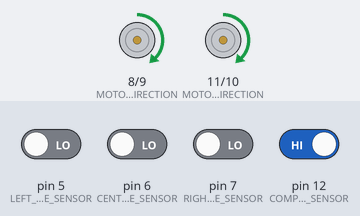
The sketch below on a simulated Arduino Uno, built with avr-gcc and run on an emulated ATmega328P. Shown: direction and speed pins drawn as motors (green arrow = direction pin HIGH = forward, orange = LOW = backward, longer = more drive). The inputs (shaded band) are chosen by the test bench; at power-on: pin 12 (COMPACT_PROXIMITY_SENSOR) HIGH, pin 5 (LEFT_LINE_SENSOR), pin 6 (CENTER_LINE_SENSOR), pin 7 (RIGHT_LINE_SENSOR) LOW.

Above: at 1.22 s.
1.5 s: pin 5 (LEFT_LINE_SENSOR) driven HIGH
4.5 s: pin 5 (LEFT_LINE_SENSOR) driven LOW
7.5 s: pin 12 (COMPACT_PROXIMITY_SENSOR) driven LOW
At 7.5 s:
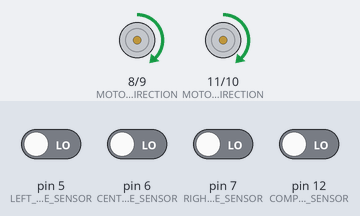
9.0 s: pin 6 (CENTER_LINE_SENSOR) driven HIGH
At 11.9 s:
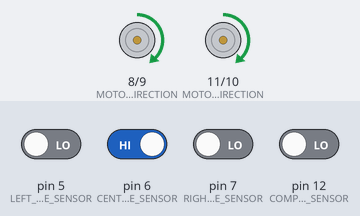
12.0 s: pin 6 (CENTER_LINE_SENSOR) driven LOW
At 13.1 s:
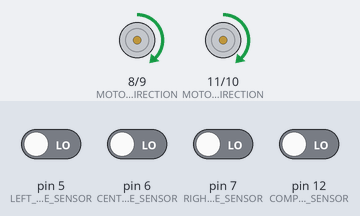
Timing chart, 0 to 14.5 s (numbered marks = the images above; inputs shaded):
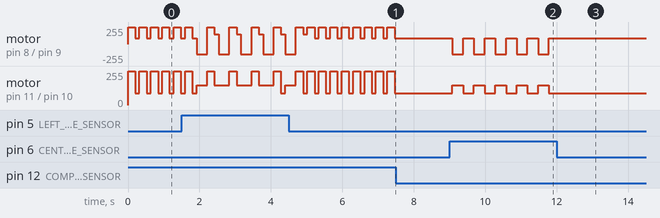

Measured:
- after the input at 7.5 s, motor on pin 8 (MOTOR_1_DIRECTION) / pin 9 (MOTOR_1_SPEED), motor on pin 11 (MOTOR_2_DIRECTION) / pin 10 (MOTOR_2_SPEED): stops changing and stays forward 90/255
- after the input at 9.0 s, motor on pin 8 (MOTOR_1_DIRECTION) / pin 9 (MOTOR_1_SPEED): alternates backward 150/255 for 0.30 s and forward 90/255 for 0.30 s, starting after 0.08 s; motor on pin 11 (MOTOR_2_DIRECTION) / pin 10 (MOTOR_2_SPEED): alternates forward 150/255 for 0.30 s and forward 90/255 for 0.30 s, starting after 0.08 s
- after the input at 12.0 s, motor on pin 8 (MOTOR_1_DIRECTION) / pin 9 (MOTOR_1_SPEED), motor on pin 11 (MOTOR_2_DIRECTION) / pin 10 (MOTOR_2_SPEED): stops changing and stays forward 90/255
- by itself, motor on pin 11 (MOTOR_2_DIRECTION) / pin 10 (MOTOR_2_SPEED): alternates forward 255/255 for 0.20 s and forward 90/255 for 0.12 s

The sketch:

SUMOPROX.ino
```cpp
//*********************************************//
//                   MINIBOT                   //
//                  SUMOPROX                   //
//                                             //
// This programs a sumobot with built in line  //
//  sensor to avoid lines and stay in a ring.  //
//     It also has a proximity sensor that     //
// tells the bot to bump the target but avoids //
//          the ring if detected.              //
//               Codes by:                     //
//        e-Gizmo Mechatronix Central          //
//         Taft, Manila, Philippines           //
//           http://www.egizmo.com             //
//                May 15,2016                  //
//*********************************************//

// INITIALIZATION:
#define COMPACT_PROXIMITY_SENSOR 12       // compact proximity sensor
#define MOTOR_1_DIRECTION         8       // Motor control HIGH = FWD, LOW = BWD
#define MOTOR_1_SPEED             9       // Speed input
#define MOTOR_2_SPEED            10       // Speed input
#define MOTOR_2_DIRECTION        11       // Motor control HIGH = FWD, LOW = BWD

#define LEFT_LINE_SENSOR          5       // Line sensor left
#define CENTER_LINE_SENSOR        6       // Line sensor center
#define RIGHT_LINE_SENSOR         7       // Line sensor right

// VARIABLES
int speed;
int BUMP_SPEED = 255;              // bump the opponent speed
int SAFE_SPEED = 90;               // Neutral speed
int PAUSE = 200;
int TIMER = 10;
int LINER = 0;

// INPUTS AND OUTPUTS
void setup() {
  Serial.begin(9600);

  // DEFAULT PINS OF THE MOTOR DRIVER (8,9,10,11)
  pinMode(MOTOR_1_DIRECTION, OUTPUT);
  pinMode(MOTOR_1_SPEED, OUTPUT);
  pinMode(MOTOR_2_SPEED, OUTPUT);
  pinMode(MOTOR_2_DIRECTION, OUTPUT);

  pinMode(LEFT_LINE_SENSOR, INPUT);
  pinMode(CENTER_LINE_SENSOR, INPUT);
  pinMode(RIGHT_LINE_SENSOR, INPUT);

  pinMode(COMPACT_PROXIMITY_SENSOR,INPUT);
  digitalWrite(COMPACT_PROXIMITY_SENSOR, HIGH);
}
// MAIN PROGRAM
void loop()
{
  int LINE_SENSE_LEFT =      digitalRead(LEFT_LINE_SENSOR);
  int LINE_SENSE_CENTER =    digitalRead(CENTER_LINE_SENSOR);
  int LINE_SENSE_RIGHT =     digitalRead(RIGHT_LINE_SENSOR);
  int PROXIMITY_SENSE =      digitalRead(COMPACT_PROXIMITY_SENSOR);

  // IF THERE IS AN OPPONENT,BUMP IT
  if(PROXIMITY_SENSE == 1)
  {
    BUMP_THE_OPPONENTS();
    delay(PAUSE);
    SAFE_DRIVE();
    delay(20);
  }

  if((LINE_SENSE_LEFT == 1 || LINE_SENSE_CENTER == 1) || LINE_SENSE_RIGHT == 1)
  {
    ROTATE();
    delay(PAUSE);
  }
  // IF ALL SENSORS DETECTS NOTHING
  if(PROXIMITY_SENSE == 0 && LINER == 0)
  {
    SAFE_DRIVE();
    delay(PAUSE);
  }

  if(PROXIMITY_SENSE == 0 && LINER == 1)
  {
    ROTATE();
    delay(PAUSE);
  }
}

// PRESET FUNCTIONS
void SAFE_DRIVE()
{
  digitalWrite(MOTOR_1_DIRECTION, HIGH);
  digitalWrite(MOTOR_2_DIRECTION, HIGH);

  analogWrite(MOTOR_1_SPEED, SAFE_SPEED);
  analogWrite(MOTOR_2_SPEED, SAFE_SPEED);
  delay(100);
  TIMER--;
}

void WIGGLE()
{
  digitalWrite(MOTOR_1_DIRECTION,LOW);
  digitalWrite(MOTOR_1_SPEED,HIGH);
  digitalWrite(MOTOR_2_SPEED,HIGH);
  digitalWrite(MOTOR_2_DIRECTION,HIGH);
  delay(200);
  digitalWrite(MOTOR_1_DIRECTION,HIGH);
  digitalWrite(MOTOR_1_SPEED,HIGH);
  digitalWrite(MOTOR_2_SPEED,HIGH);
  digitalWrite(MOTOR_2_DIRECTION,LOW);
  delay(200);
  digitalWrite(MOTOR_1_DIRECTION,LOW);
  digitalWrite(MOTOR_1_SPEED,LOW);
  digitalWrite(MOTOR_2_SPEED,LOW);
  digitalWrite(MOTOR_2_DIRECTION,LOW);

}

void ROTATE()
{
  digitalWrite(MOTOR_1_DIRECTION,LOW);
  digitalWrite(MOTOR_2_DIRECTION,HIGH);
    analogWrite(MOTOR_1_SPEED,150);
    analogWrite(MOTOR_2_SPEED,150);
  delay(100);
}

void RETREAT()
{
  digitalWrite(MOTOR_1_DIRECTION,LOW);
  digitalWrite(MOTOR_2_DIRECTION,LOW);

  for(speed = 120; speed>=0; speed--)
  {
    analogWrite(MOTOR_1_SPEED, speed);
    analogWrite(MOTOR_2_SPEED, 120);
    delay(10);
  }
  TIMER=10;
}

void STOP()
{
  digitalWrite(MOTOR_1_DIRECTION,HIGH);
  digitalWrite(MOTOR_2_DIRECTION,HIGH);
  analogWrite(MOTOR_1_SPEED,1);
  analogWrite(MOTOR_2_SPEED,1);
  delay(10);
}

void BUMP_THE_OPPONENTS()
{
  digitalWrite(MOTOR_1_DIRECTION,HIGH);
  analogWrite(MOTOR_1_SPEED,BUMP_SPEED);
  analogWrite(MOTOR_2_SPEED,BUMP_SPEED);
  digitalWrite(MOTOR_2_DIRECTION,HIGH);
}
// PROGRAM ENDS AND LOOP BACK FOREVER                                                                                                                                                   // PARZ
```
